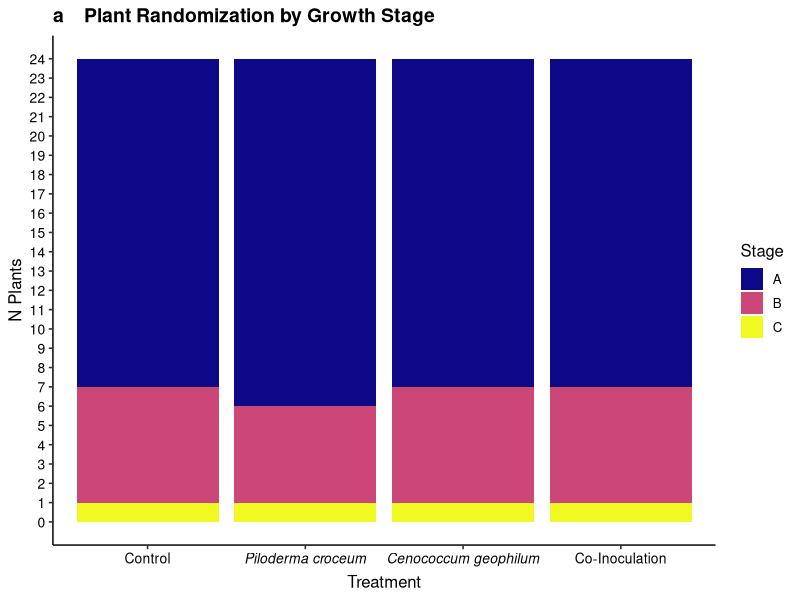
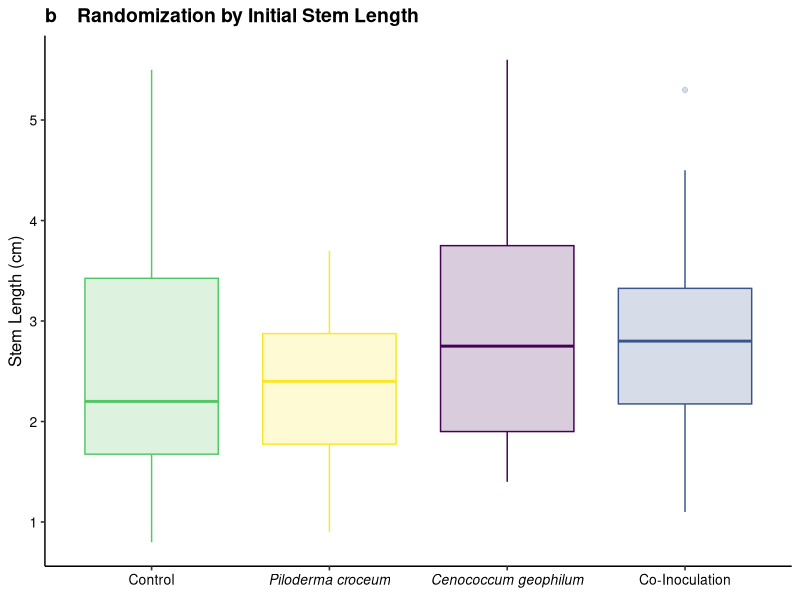
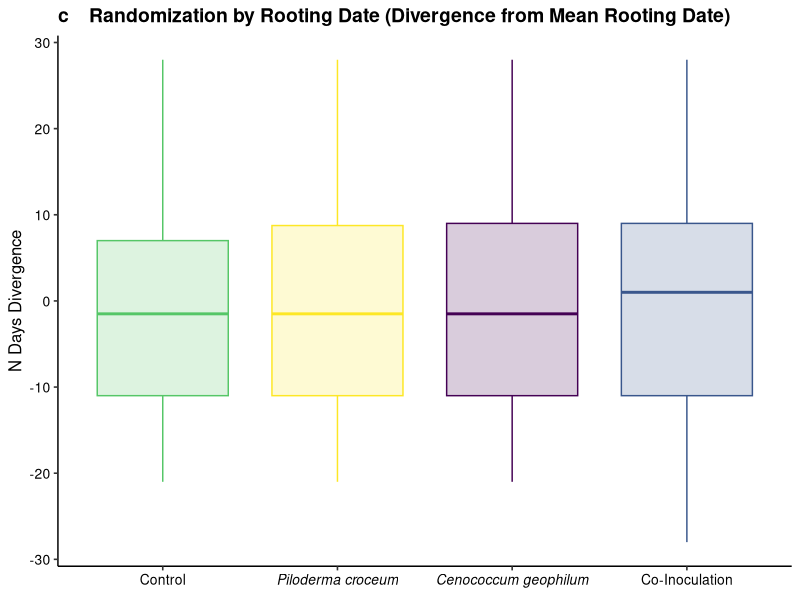
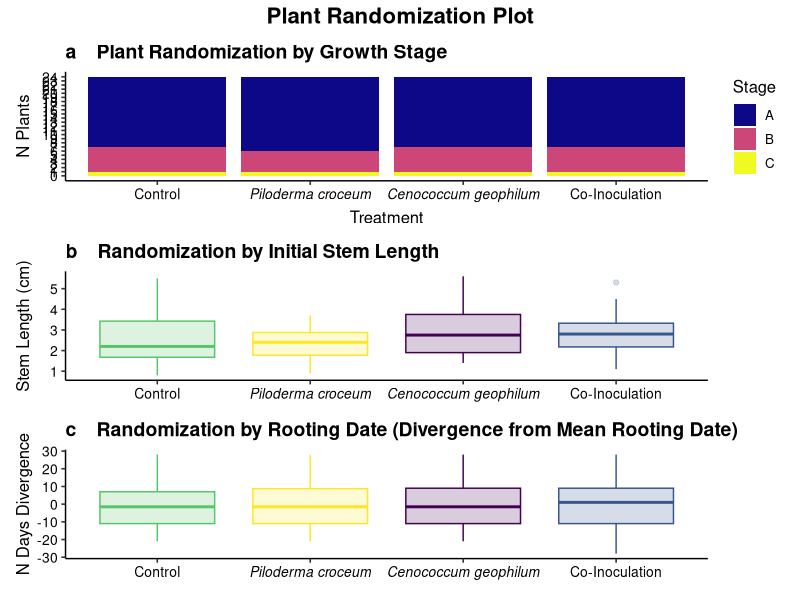
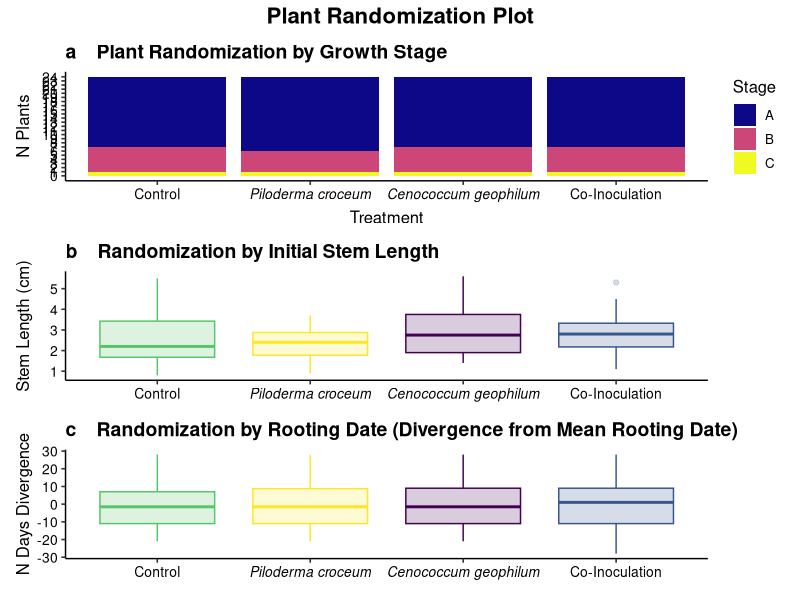
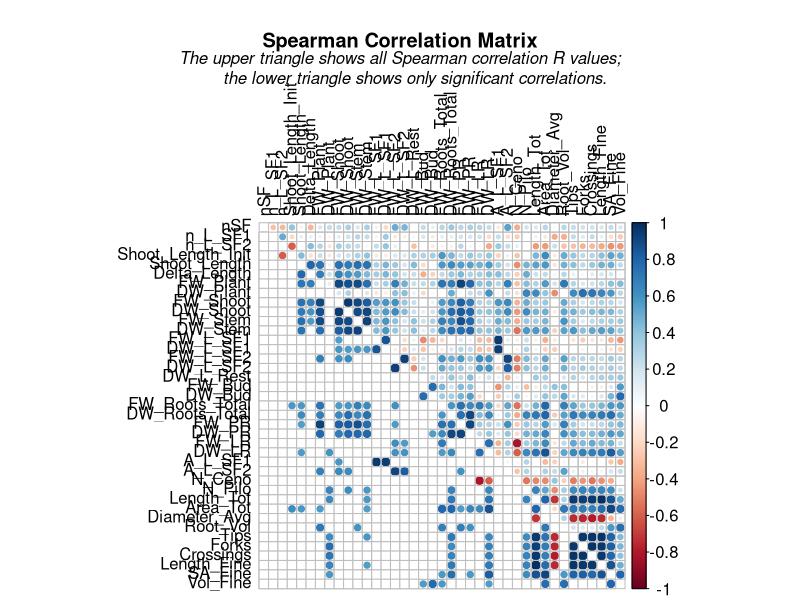

Generate these figures, in order, with R: (Note: this script raises an error after producing the figures.)
########## SI FIGURES ##########

##### BASICS #####

# load packages
library(tidyverse)
library(viridis)
library(psych)
library(corrplot)
library(ggpubr)
library(patchwork)

# check and save session info (only run in new R session)
#sessionInfo() %>% capture.output(file = "results/SI/SI_session_info.txt")

##### DATA LOADING, CLEANING & SCALING #####

# laod data (dead plants are excluded in time_seriess.xlsx file)
pheno_data <- read_csv("data/phenotypic_data/pheno_data.csv")
randomization_data <- read_csv("data/experimental_design/randomization.csv")

# exclude contaminated and dead plants
pheno_data_final <- subset(pheno_data, Exclude == "no")

# create numeric dataframe excluding rows columns only "0" entries and character columns
pheno_data_num <- pheno_data_final %>%
  dplyr::select(-c("N_Other", "N_No", "Max_Stages_Reached")) %>%
  dplyr::select(where(is.numeric))


##### DEFINE BASIC PLOTTING PARAMETERS #####

# define treatment labels
treatment_labels <- c(
  "Ceno" = expression(italic("Cenococcum geophilum")),
  "Pilo" = expression(italic("Piloderma croceum")),
  "Co_Inoc" = "Co-Inoculation",
  "Control" = "Control"
)

# define legend order
treatment_order <- c("Control", "Pilo", "Ceno", "Co_Inoc")

# define custom colors
custom_colors <- c(
  "Control" = "#55C667FF", # Light green
  "Ceno" = "#440154FF", # Purple
  "Pilo" = "#FDE725FF", # Yellow
  "Co_Inoc" = "#39568CFF" # Light blue
)


##### PLANT RANDOMIZATION PLOT #####

### RANDOMIZATION BY STAGE ###

# set plot order
randomization_data$Treatment <- factor(
  randomization_data$Treatment,
  levels = treatment_order
)

# calculate stage counts
stage_counts <- randomization_data %>%
  count(Treatment, Stage) %>%
  pivot_wider(
    names_from = Stage,
    values_from = n,
    values_fill = 0
  )

# convert to long format
stage_counts_long <- stage_counts %>%
  pivot_longer(
    cols = -Treatment,
    names_to = "Stage",
    values_to = "N"
  )

# plot stage counts
stage_plot <- ggplot(stage_counts_long) +
  geom_bar(aes(x = Treatment, y = N, fill = Stage), stat = "identity") +
  theme_pubr() +
  scale_fill_viridis_d(option = "C") +
  scale_y_continuous(limits = c(0, 24), breaks = seq(0, 24, 1)) +
  scale_x_discrete(labels = treatment_labels) +
  labs(
    title = "a    Plant Randomization by Growth Stage",
    x = "Treatment",
    y = "N Plants"
  ) +
  theme(
    legend.position = "right",
    axis.text.x = element_text(size = 10),
    axis.text.y = element_text(size = 10),
    axis.title = element_text(size = 12),
    plot.title = element_text(face = "bold", size = 14),
    plot.subtitle = element_text(size = 12, face = "italic")
  )

# show plot
stage_plot


### RANDOMIZATION BY SIZE ###

# plot initial stem length
stem_length_plot <- ggplot(
  randomization_data %>%
    mutate(Treatment = factor(Treatment, levels = treatment_order)),
  aes(x = Treatment, y = Length_Init, fill = Treatment, color = Treatment)
) +
  geom_boxplot(outlier.alpha = 0.2, alpha = 0.2) +
  theme_pubr() +
  scale_fill_manual(values = custom_colors) +
  scale_color_manual(values = custom_colors) +
  scale_x_discrete(labels = treatment_labels) + # Add this line for custom x-axis labels
  theme(axis.title.x = element_blank()) +
  labs(
    title = "b    Randomization by Initial Stem Length",
    x = "Treatment",
    y = "Stem Length (cm)"
  ) +
  theme(
    legend.position = "none",
    axis.text.x = element_text(size = 10),
    axis.text.y = element_text(size = 10),
    axis.title = element_text(size = 12),
    plot.title = element_text(face = "bold", size = 14),
    plot.subtitle = element_text(size = 12, face = "italic")
  )

# show plot
stem_length_plot


### RANDOMIZATION BY ROOTING DATE ###

# plot initial stem length
date_plot <- ggplot(
  randomization_data %>%
    mutate(Treatment = factor(Treatment, levels = treatment_order)),
  aes(
    x = Treatment,
    y = Rooting_Date_Divergence,
    fill = Treatment,
    color = Treatment
  )
) +
  geom_boxplot(outlier.alpha = 0.2, alpha = 0.2) +
  theme_pubr() +
  scale_fill_manual(values = custom_colors) +
  scale_color_manual(values = custom_colors) +
  scale_x_discrete(labels = treatment_labels) + # Add this line for custom x-axis labels
  theme(axis.title.x = element_blank()) +
  labs(
    title = "c    Randomization by Rooting Date (Divergence from Mean Rooting Date)",
    x = "Treatment",
    y = "N Days Divergence"
  ) +
  theme(
    legend.position = "none",
    axis.text.x = element_text(size = 10),
    axis.text.y = element_text(size = 10),
    axis.title = element_text(size = 12),
    plot.title = element_text(face = "bold", size = 14),
    plot.subtitle = element_text(size = 12, face = "italic")
  )

# show plot
date_plot


#### FINAL VISUALIZATION ####

# create combined plot
combined_plot_randomization <- stage_plot /
  stem_length_plot /
  date_plot +
  plot_layout(widths = c(5), heights = (10)) +
  plot_annotation(
    title = "Plant Randomization Plot",
    theme = theme(
      plot.title = element_text(size = 16, face = "bold", hjust = 0.5)
    )
  )

# show plot
combined_plot_randomization

# save combined plot (has to be combined with experimental setup plot)
ggsave(
  "results/SI/Randomization_Plot.pdf",
  plot = combined_plot_randomization,
  width = 12.5,
  height = 15
)
dev.off()


##### CREATE CORRELATION MATRIX HEATMAP #####

# calculate correlation matrix and p-values
corr_results <- corr.test(na.omit(pheno_data_num), method = "spearman")
corr_matrix <- as.matrix(corr_results$r)
p_matrix <- as.matrix(corr_results$p)

# create pdf to save plot
pdf("results/SI/Correlation_Plot.pdf", width = 10, height = 10)

# plot all correlations in upper triangle
corrplot(
  corr_matrix,
  type = "full",
  method = "circle",
  tl.col = "black",
  tl.srt = 90,
  tl.cex = 1,
  cl.cex = 1,
  diag = FALSE,
  title = "Spearman Correlation Matrix",
  mar = c(0, 0, 4, 0)
)

# plot only significant correlations in lower triangle
corrplot(
  corr_matrix,
  add = TRUE,
  type = "lower",
  method = "circle",
  diag = FALSE,
  tl.pos = "n",
  cl.pos = "n",
  p.mat = p_matrix,
  sig.level = 0.05,
  insig = "blank"
)

# add subtitle
mtext(
  "The upper triangle shows all Spearman correlation R values;
      the lower triangle shows only significant correlations.",
  side = 3, # 3 = top
  line = -0.3, # Position below the main title
  cex = 1, # Smaller text size than title
  col = "black",
  font = 3
)

# save pdf
dev.off()

# convert correlation matrices to dataframe
corr_df <- as.data.frame(corr_matrix)
corr_df <- corr_df %>%
  rownames_to_column(var = "var")
p_df <- as.data.frame(p_matrix)
p_df <- p_df %>%
  rownames_to_column(var = "var")

# save results
write_csv(corr_df, "results/SI/Spearman_R.csv")
write_csv(p_df, "results/SI/Spearman_p.csv")
